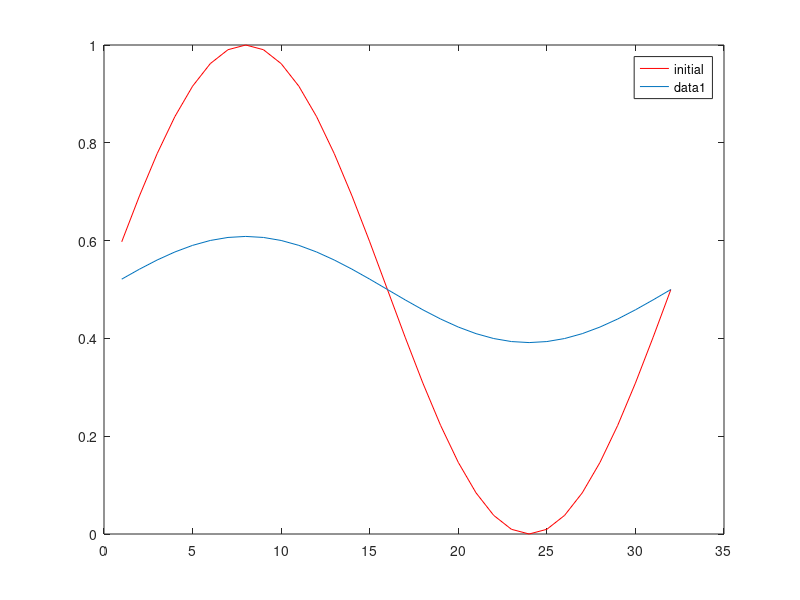

The MATLAB source for this figure:
clear all;
clc;
clf;

N = 32;
dx = 1.0;
m = 1;

for i = 1:N
  c(i) = 0.5*(1+ sin(2*pi*m*i*dx/N));
endfor

plot(c, 'r;initial;');
hold on

halfN = N/2;

delk = 2*pi/N;
dt = 0.5;

for m = 1:80
  chat = fft(c);
  for i  =1:N
    if ((i-1)<= halfN) k = (i-1)*delk;
    endif
    if ((i-1)> halfN) k = (i-N-1)*delk;
    endif
    K2 = k*k;
    chat(i) = chat(i)/(1+K2*dt);
  endfor
   c = real(ifft(chat));
endfor

plot(c)

  